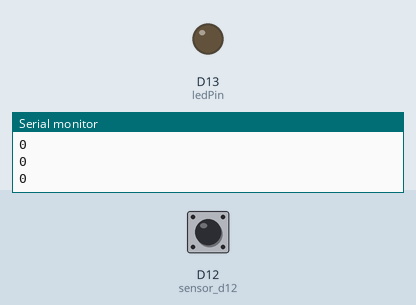
Simulated run of this sketch. Board: Arduino MKR. On the bench: output pins drawn as LEDs (lit = HIGH), the last lines printed to the serial monitor. Inputs (shaded band) come from the test bench; at power-on: D12 (sensor_d12) LOW. WiFi joins after 1.5 s; servers stay silent unless stated.

Above: at 3.0 s.
3.1 s: D12 (sensor_d12) pulsed HIGH 2 times (0.12 s each, 0.3 s apart)
At 4.1 s:
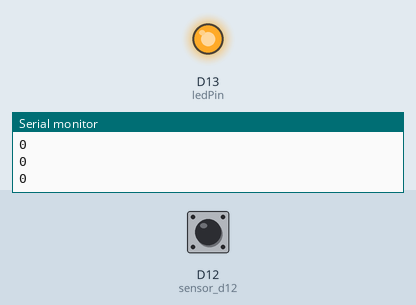
5.2 s: D12 (sensor_d12) driven HIGH
At 6.4 s:
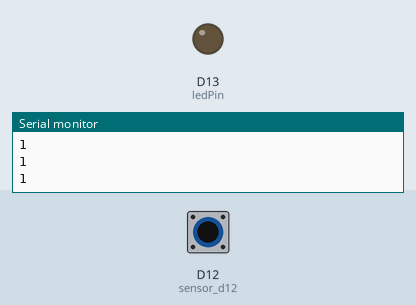
6.7 s: D12 (sensor_d12) driven LOW
At 7.6 s:
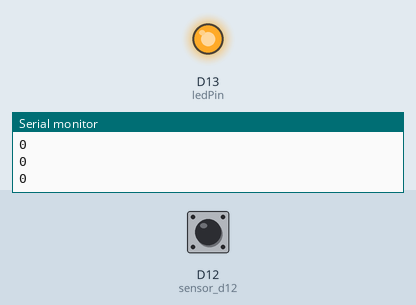
Timing chart, 0 to 9.7 s (numbered marks = the images above; inputs shaded):
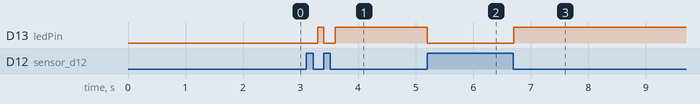

The sketch:

reedSwitch.ino
```cpp
// (licence header left out)
/* Comment this out to disable prints and save space */
#include <SPI.h>
#include <WiFiNINA.h>
#include <BlynkSimpleWiFiNINA.h>
#include "data.h"

#define ledPin 13
#define sensor_d12 12
// You should get Auth Token in the Blynk App.
// Go to the Project Settings (nut icon).
char auth[] = AUTH;

// Your WiFi credentials.
// Set password to "" for open networks.
char ssid[] = SSID;
char pass[] = PASS;

BlynkTimer timer;
WidgetLED led0(V0);
bool preValue = false;

void setup()
{
  // Debug console
  Serial.begin(9600);
  pinMode(ledPin, OUTPUT);
  pinMode(sensor_d12, INPUT);
  Blynk.begin(auth, ssid, pass);
  timer.setInterval(100, myTimerEvent);
}

void loop()
{
  Blynk.run();
  timer.run();

}

void myTimerEvent() {
  bool sensorValue = digitalRead(sensor_d12);
  //必需調整,沒有磁鐵時,輸出為1
  Serial.println(sensorValue);
  if (sensorValue != preValue) {
    if (sensorValue == 0) {
      led0.on();
      digitalWrite(ledPin, HIGH);
    } else {
      led0.off();
      digitalWrite(ledPin, LOW);
    }
    preValue = sensorValue;
  }

}
```

data.h
```cpp
#define AUTH "LiLn9UD63ArfzHAIVdETCh4RTcRcNfKC"
#define SSID "robert_hsu_home"
#define PASS "0926656000"
```

Measured:
- after the input at 3.1 s, D13 (ledPin): LOW → HIGH after 0.20 s, → LOW 0.10 s later, → HIGH 0.20 s later
- after the input at 5.2 s, D13 (ledPin): HIGH → LOW at once
- after the input at 6.7 s, D13 (ledPin): LOW → HIGH at once
